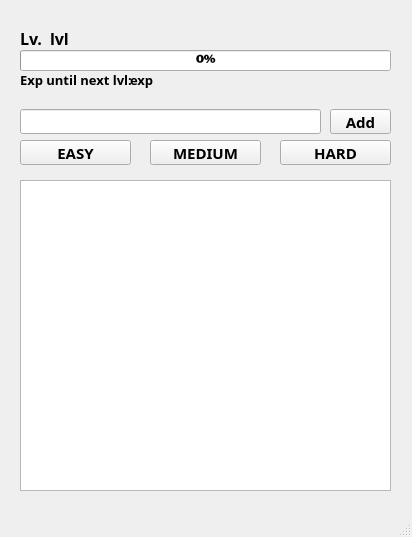
<?xml version="1.0" encoding="UTF-8"?>
<ui version="4.0">
 <class>MainWindow</class>
 <widget class="QMainWindow" name="MainWindow">
  <property name="enabled">
   <bool>true</bool>
  </property>
  <property name="geometry">
   <rect>
    <x>0</x>
    <y>0</y>
    <width>412</width>
    <height>537</height>
   </rect>
  </property>
  <property name="sizePolicy">
   <sizepolicy hsizetype="Fixed" vsizetype="Fixed">
    <horstretch>0</horstretch>
    <verstretch>0</verstretch>
   </sizepolicy>
  </property>
  <property name="minimumSize">
   <size>
    <width>412</width>
    <height>537</height>
   </size>
  </property>
  <property name="maximumSize">
   <size>
    <width>412</width>
    <height>537</height>
   </size>
  </property>
  <property name="baseSize">
   <size>
    <width>412</width>
    <height>537</height>
   </size>
  </property>
  <property name="font">
   <font>
    <family>Figtree</family>
    <pointsize>9</pointsize>
   </font>
  </property>
  <property name="windowTitle">
   <string notr="true">DailyQuests</string>
  </property>
  <widget class="QWidget" name="centralwidget">
   <widget class="QListWidget" name="listQuests">
    <property name="geometry">
     <rect>
      <x>20</x>
      <y>180</y>
      <width>371</width>
      <height>311</height>
     </rect>
    </property>
    <property name="font">
     <font>
      <family>Book Antiqua</family>
      <pointsize>11</pointsize>
      <weight>50</weight>
      <bold>false</bold>
     </font>
    </property>
   </widget>
   <widget class="QProgressBar" name="progressExpBar">
    <property name="geometry">
     <rect>
      <x>20</x>
      <y>50</y>
      <width>371</width>
      <height>21</height>
     </rect>
    </property>
    <property name="font">
     <font>
      <family>Bookman Old Style</family>
      <pointsize>9</pointsize>
      <weight>75</weight>
      <bold>true</bold>
     </font>
    </property>
    <property name="value">
     <number>0</number>
    </property>
   </widget>
   <widget class="QLineEdit" name="lineTask">
    <property name="geometry">
     <rect>
      <x>20</x>
      <y>109</y>
      <width>301</width>
      <height>25</height>
     </rect>
    </property>
    <property name="font">
     <font>
      <family>Book Antiqua</family>
      <pointsize>11</pointsize>
     </font>
    </property>
   </widget>
   <widget class="QPushButton" name="buttonAddQuest">
    <property name="geometry">
     <rect>
      <x>330</x>
      <y>109</y>
      <width>61</width>
      <height>25</height>
     </rect>
    </property>
    <property name="font">
     <font>
      <family>Book Antiqua</family>
      <pointsize>11</pointsize>
      <weight>75</weight>
      <bold>true</bold>
      <kerning>true</kerning>
     </font>
    </property>
    <property name="text">
     <string>Add</string>
    </property>
   </widget>
   <widget class="QLabel" name="txtLevel">
    <property name="geometry">
     <rect>
      <x>20</x>
      <y>30</y>
      <width>31</width>
      <height>16</height>
     </rect>
    </property>
    <property name="font">
     <font>
      <family>Book Antiqua</family>
      <pointsize>12</pointsize>
      <weight>75</weight>
      <bold>true</bold>
     </font>
    </property>
    <property name="text">
     <string>Lv.</string>
    </property>
   </widget>
   <widget class="QLabel" name="txtExpLeft">
    <property name="geometry">
     <rect>
      <x>20</x>
      <y>70</y>
      <width>111</width>
      <height>20</height>
     </rect>
    </property>
    <property name="font">
     <font>
      <family>Book Antiqua</family>
      <pointsize>10</pointsize>
      <weight>75</weight>
      <bold>true</bold>
     </font>
    </property>
    <property name="text">
     <string>Exp until next lvl: </string>
    </property>
   </widget>
   <widget class="QPushButton" name="buttonEasy">
    <property name="geometry">
     <rect>
      <x>20</x>
      <y>140</y>
      <width>111</width>
      <height>25</height>
     </rect>
    </property>
    <property name="font">
     <font>
      <family>Book Antiqua</family>
      <pointsize>11</pointsize>
      <weight>75</weight>
      <bold>true</bold>
     </font>
    </property>
    <property name="autoFillBackground">
     <bool>false</bool>
    </property>
    <property name="styleSheet">
     <string notr="true"/>
    </property>
    <property name="text">
     <string>EASY</string>
    </property>
    <property name="default">
     <bool>false</bool>
    </property>
    <property name="flat">
     <bool>false</bool>
    </property>
   </widget>
   <widget class="QPushButton" name="buttonMedium">
    <property name="geometry">
     <rect>
      <x>150</x>
      <y>140</y>
      <width>111</width>
      <height>25</height>
     </rect>
    </property>
    <property name="font">
     <font>
      <family>Book Antiqua</family>
      <pointsize>11</pointsize>
      <weight>75</weight>
      <bold>true</bold>
     </font>
    </property>
    <property name="text">
     <string>MEDIUM</string>
    </property>
   </widget>
   <widget class="QPushButton" name="buttonHard">
    <property name="geometry">
     <rect>
      <x>280</x>
      <y>140</y>
      <width>111</width>
      <height>25</height>
     </rect>
    </property>
    <property name="font">
     <font>
      <family>Book Antiqua</family>
      <pointsize>11</pointsize>
      <weight>75</weight>
      <bold>true</bold>
     </font>
    </property>
    <property name="text">
     <string>HARD</string>
    </property>
   </widget>
   <widget class="QLabel" name="level">
    <property name="geometry">
     <rect>
      <x>50</x>
      <y>30</y>
      <width>31</width>
      <height>16</height>
     </rect>
    </property>
    <property name="font">
     <font>
      <family>Book Antiqua</family>
      <pointsize>12</pointsize>
      <weight>75</weight>
      <bold>true</bold>
     </font>
    </property>
    <property name="text">
     <string>lvl</string>
    </property>
   </widget>
   <widget class="QLabel" name="expLeft">
    <property name="geometry">
     <rect>
      <x>130</x>
      <y>70</y>
      <width>31</width>
      <height>20</height>
     </rect>
    </property>
    <property name="font">
     <font>
      <family>Book Antiqua</family>
      <pointsize>10</pointsize>
      <weight>75</weight>
      <bold>true</bold>
     </font>
    </property>
    <property name="text">
     <string>exp</string>
    </property>
   </widget>
  </widget>
  <widget class="QMenuBar" name="menubar">
   <property name="geometry">
    <rect>
     <x>0</x>
     <y>0</y>
     <width>412</width>
     <height>20</height>
    </rect>
   </property>
  </widget>
  <widget class="QStatusBar" name="statusbar"/>
 </widget>
 <resources/>
 <connections/>
</ui>
